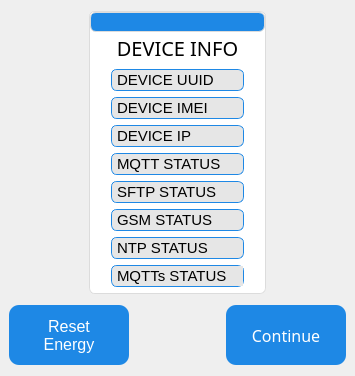
     <widget class="QWidget" name="page">
      <layout class="QVBoxLayout" name="verticalLayout_15">
       <property name="leftMargin">
        <number>9</number>
       </property>
       <property name="rightMargin">
        <number>9</number>
       </property>
       <item>
        <layout class="QVBoxLayout" name="verticalLayout_3">
         <property name="leftMargin">
          <number>80</number>
         </property>
         <property name="rightMargin">
          <number>80</number>
         </property>
         <item>
          <widget class="QFrame" name="DeviceInfoFrame">
           <property name="styleSheet">
            <string notr="true">background: white;                /* White background */
    border: 1px solid #dcdcdc;        /* Light grey border */
    border-radius: 6px;</string>
           </property>
           <layout class="QVBoxLayout" name="verticalLayout_2">
            <property name="spacing">
             <number>0</number>
            </property>
            <property name="leftMargin">
             <number>0</number>
            </property>
            <property name="topMargin">
             <number>0</number>
            </property>
            <property name="rightMargin">
             <number>0</number>
            </property>
            <property name="bottomMargin">
             <number>0</number>
            </property>
            <item>
             <widget class="QLabel" name="label_2">
              <property name="sizePolicy">
               <sizepolicy hsizetype="Preferred" vsizetype="Fixed">
                <horstretch>0</horstretch>
                <verstretch>0</verstretch>
               </sizepolicy>
              </property>
              <property name="maximumSize">
               <size>
                <width>16777215</width>
                <height>20</height>
               </size>
              </property>
              <property name="focusPolicy">
               <enum>Qt::StrongFocus</enum>
              </property>
              <property name="styleSheet">
               <string notr="true">background-color: #1E88E5;        /* Blue strip at the top */
    color: white;                     /* White text */
    font-size: 16px;
    font-weight: bold;
    padding: 6px;
    border-top-left-radius: 6px;
    border-top-right-radius: 6px;</string>
              </property>
              <property name="text">
               <string/>
              </property>
              <property name="alignment">
               <set>Qt::AlignCenter</set>
              </property>
             </widget>
            </item>
            <item>
             <widget class="QFrame" name="verticalFrame">
              <property name="styleSheet">
               <string notr="true">background: white;                /* White background */
    border: 1px solid #ffffff;        /* Light grey border */
    border-radius: 6px; </string>
              </property>
              <layout class="QVBoxLayout" name="verticalLayout">
               <property name="spacing">
                <number>6</number>
               </property>
               <property name="leftMargin">
                <number>20</number>
               </property>
               <property name="topMargin">
                <number>0</number>
               </property>
               <property name="rightMargin">
                <number>20</number>
               </property>
               <property name="bottomMargin">
                <number>5</number>
               </property>
               <item>
                <widget class="QLabel" name="label_3">
                 <property name="font">
                  <font>
                   <family>Gilroy</family>
                   <pointsize>15</pointsize>
                  </font>
                 </property>
                 <property name="styleSheet">
                  <string notr="true">border-color: rgb(255, 255, 255);</string>
                 </property>
                 <property name="text">
                  <string>DEVICE INFO</string>
                 </property>
                 <property name="alignment">
                  <set>Qt::AlignCenter</set>
                 </property>
                </widget>
               </item>
               <item>
                <widget class="QFrame" name="horizontalFrame">
                 <property name="styleSheet">
                  <string notr="true">background: #e6e6e6;              /* Light grey box for info rows */
    border: 1px solid #1E88E5;        /* Blue thin border */
    border-radius: 6px;
    font-size: 15px;
    color: black;</string>
                 </property>
                 <layout class="QHBoxLayout" name="horizontalLayout_2">
                  <property name="spacing">
                   <number>0</number>
                  </property>
                  <property name="leftMargin">
                   <number>0</number>
                  </property>
                  <property name="topMargin">
                   <number>0</number>
                  </property>
                  <property name="rightMargin">
                   <number>0</number>
                  </property>
                  <property name="bottomMargin">
                   <number>0</number>
                  </property>
                  <item>
                   <widget class="QLabel" name="label_8">
                    <property name="font">
                     <font>
                      <pointsize>-1</pointsize>
                     </font>
                    </property>
                    <property name="styleSheet">
                     <string notr="true">border-color: rgb(230, 230, 230);</string>
                    </property>
                    <property name="text">
                     <string>DEVICE UUID</string>
                    </property>
                   </widget>
                  </item>
                  <item>
                   <widget class="QLabel" name="uuid">
                    <property name="styleSheet">
                     <string notr="true">border-color: rgb(230, 230, 230);</string>
                    </property>
                    <property name="text">
                     <string/>
                    </property>
                    <property name="alignment">
                     <set>Qt::AlignRight|Qt::AlignTrailing|Qt::AlignVCenter</set>
                    </property>
                   </widget>
                  </item>
                 </layout>
                </widget>
               </item>
               <item>
                <widget class="QFrame" name="horizontalFrame_2">
                 <property name="styleSheet">
                  <string notr="true">background: #e6e6e6;              /* Light grey box for info rows */
    border: 1px solid #1E88E5;        /* Blue thin border */
    border-radius: 6px;
    font-size: 15px;
    color: black;</string>
                 </property>
                 <layout class="QHBoxLayout" name="horizontalLayout_3">
                  <property name="spacing">
                   <number>0</number>
                  </property>
                  <property name="leftMargin">
                   <number>0</number>
                  </property>
                  <property name="topMargin">
                   <number>0</number>
                  </property>
                  <property name="rightMargin">
                   <number>0</number>
                  </property>
                  <property name="bottomMargin">
                   <number>0</number>
                  </property>
                  <item>
                   <widget class="QLabel" name="label_10">
                    <property name="styleSheet">
                     <string notr="true">border-color: rgb(230, 230, 230);</string>
                    </property>
                    <property name="text">
                     <string>DEVICE IMEI</string>
                    </property>
                   </widget>
                  </item>
                  <item>
                   <widget class="QLabel" name="imei">
                    <property name="styleSheet">
                     <string notr="true">border-color: rgb(230, 230, 230);</string>
                    </property>
                    <property name="text">
                     <string/>
                    </property>
                    <property name="alignment">
                     <set>Qt::AlignRight|Qt::AlignTrailing|Qt::AlignVCenter</set>
                    </property>
                   </widget>
                  </item>
                 </layout>
                </widget>
               </item>
               <item>
                <widget class="QFrame" name="horizontalFrame_3">
                 <property name="styleSheet">
                  <string notr="true">background: #e6e6e6;              /* Light grey box for info rows */
    border: 1px solid #1E88E5;        /* Blue thin border */
    border-radius: 6px;
    font-size: 15px;
    color: black;</string>
                 </property>
                 <layout class="QHBoxLayout" name="horizontalLayout_4">
                  <property name="spacing">
                   <number>0</number>
                  </property>
                  <property name="leftMargin">
                   <number>0</number>
                  </property>
                  <property name="topMargin">
                   <number>0</number>
                  </property>
                  <property name="rightMargin">
                   <number>0</number>
                  </property>
                  <property name="bottomMargin">
                   <number>0</number>
                  </property>
                  <item>
                   <widget class="QLabel" name="label_12">
                    <property name="styleSheet">
                     <string notr="true">border-color: rgb(230, 230, 230);</string>
                    </property>
                    <property name="text">
                     <string>DEVICE IP</string>
                    </property>
                   </widget>
                  </item>
                  <item>
                   <widget class="QLabel" name="ip">
                    <property name="styleSheet">
                     <string notr="true">border-color: rgb(230, 230, 230);</string>
                    </property>
                    <property name="text">
                     <string/>
                    </property>
                    <property name="alignment">
                     <set>Qt::AlignRight|Qt::AlignTrailing|Qt::AlignVCenter</set>
                    </property>
                   </widget>
                  </item>
                 </layout>
                </widget>
               </item>
               <item>
                <widget class="QFrame" name="horizontalFrame_4">
                 <property name="styleSheet">
                  <string notr="true">background: #e6e6e6;              /* Light grey box for info rows */
    border: 1px solid #1E88E5;        /* Blue thin border */
    border-radius: 6px;
    font-size: 15px;
    color: black;</string>
                 </property>
                 <layout class="QHBoxLayout" name="horizontalLayout_5">
                  <property name="spacing">
                   <number>0</number>
                  </property>
                  <property name="leftMargin">
                   <number>0</number>
                  </property>
                  <property name="topMargin">
                   <number>0</number>
                  </property>
                  <property name="rightMargin">
                   <number>0</number>
                  </property>
                  <property name="bottomMargin">
                   <number>0</number>
                  </property>
                  <item>
                   <widget class="QLabel" name="label_14">
                    <property name="styleSheet">
                     <string notr="true">border-color: rgb(230, 230, 230);</string>
                    </property>
                    <property name="text">
                     <string>MQTT STATUS</string>
                    </property>
                   </widget>
                  </item>
                  <item>
                   <widget class="QLabel" name="mqtt">
                    <property name="styleSheet">
                     <string notr="true">border-color: rgb(230, 230, 230);</string>
                    </property>
                    <property name="text">
                     <string/>
                    </property>
                    <property name="alignment">
                     <set>Qt::AlignRight|Qt::AlignTrailing|Qt::AlignVCenter</set>
                    </property>
                   </widget>
                  </item>
                 </layout>
                </widget>
               </item>
               <item>
                <widget class="QFrame" name="horizontalFrame_5">
                 <property name="styleSheet">
                  <string notr="true">background: #e6e6e6;              /* Light grey box for info rows */
    border: 1px solid #1E88E5;        /* Blue thin border */
    border-radius: 6px;
    font-size: 15px;
    color: black;</string>
                 </property>
                 <layout class="QHBoxLayout" name="horizontalLayout_7">
                  <property name="spacing">
                   <number>0</number>
                  </property>
                  <property name="leftMargin">
                   <number>0</number>
                  </property>
                  <property name="topMargin">
                   <number>0</number>
                  </property>
                  <property name="rightMargin">
                   <number>0</number>
                  </property>
                  <property name="bottomMargin">
                   <number>0</number>
                  </property>
                  <item>
                   <widget class="QLabel" name="label_16">
                    <property name="styleSheet">
                     <string notr="true">border-color: rgb(230, 230, 230);</string>
                    </property>
                    <property name="text">
                     <string>SFTP STATUS</string>
                    </property>
                   </widget>
                  </item>
                  <item>
                   <widget class="QLabel" name="sftp">
                    <property name="styleSheet">
                     <string notr="true">border-color: rgb(230, 230, 230);</string>
                    </property>
                    <property name="text">
                     <string/>
                    </property>
                    <property name="alignment">
                     <set>Qt::AlignRight|Qt::AlignTrailing|Qt::AlignVCenter</set>
                    </property>
                   </widget>
                  </item>
                 </layout>
                </widget>
               </item>
               <item>
                <widget class="QFrame" name="horizontalFrame_6">
                 <property name="styleSheet">
                  <string notr="true">background: #e6e6e6;              /* Light grey box for info rows */
    border: 1px solid #1E88E5;        /* Blue thin border */
    border-radius: 6px;
    font-size: 15px;
    color: black;</string>
                 </property>
                 <layout class="QHBoxLayout" name="horizontalLayout_13">
                  <property name="spacing">
                   <number>0</number>
                  </property>
                  <property name="leftMargin">
                   <number>0</number>
                  </property>
                  <property name="topMargin">
                   <number>0</number>
                  </property>
                  <property name="rightMargin">
                   <number>0</number>
                  </property>
                  <property name="bottomMargin">
                   <number>0</number>
                  </property>
                  <item>
                   <widget class="QLabel" name="label_17">
                    <property name="styleSheet">
                     <string notr="true">border-color: rgb(230, 230, 230);</string>
                    </property>
                    <property name="text">
                     <string>GSM STATUS</string>
                    </property>
                   </widget>
                  </item>
                  <item>
                   <widget class="QLabel" name="gsm">
                    <property name="styleSheet">
                     <string notr="true">border-color: rgb(230, 230, 230);</string>
                    </property>
                    <property name="text">
                     <string/>
                    </property>
                    <property name="alignment">
                     <set>Qt::AlignRight|Qt::AlignTrailing|Qt::AlignVCenter</set>
                    </property>
                   </widget>
                  </item>
                 </layout>
                </widget>
               </item>
               <item>
                <widget class="QFrame" name="horizontalFrame">
                 <property name="styleSheet">
                  <string notr="true">background: #e6e6e6;              /* Light grey box for info rows */
    border: 1px solid #1E88E5;        /* Blue thin border */
    border-radius: 6px;
    font-size: 15px;
    color: black;</string>
                 </property>
                 <layout class="QHBoxLayout" name="horizontalLayout_6">
                  <property name="spacing">
                   <number>0</number>
                  </property>
                  <property name="leftMargin">
                   <number>0</number>
                  </property>
                  <property name="topMargin">
                   <number>0</number>
                  </property>
                  <property name="rightMargin">
                   <number>0</number>
                  </property>
                  <property name="bottomMargin">
                   <number>0</number>
                  </property>
                  <item>
                   <widget class="QLabel" name="label_4">
                    <property name="styleSheet">
                     <string notr="true">border-color: rgb(230, 230, 230);</string>
                    </property>
                    <property name="text">
                     <string>NTP STATUS</string>
                    </property>
                    <property name="textFormat">
                     <enum>Qt::PlainText</enum>
                    </property>
                   </widget>
                  </item>
                  <item>
                   <widget class="QLabel" name="ntp">
                    <property name="styleSheet">
                     <string notr="true">border-color: rgb(230, 230, 230);</string>
                    </property>
                    <property name="text">
                     <string/>
                    </property>
                    <property name="alignment">
                     <set>Qt::AlignRight|Qt::AlignTrailing|Qt::AlignVCenter</set>
                    </property>
                   </widget>
                  </item>
                 </layout>
                </widget>
               </item>
               <item>
                <widget class="QFrame" name="horizontalFrame">
                 <property name="styleSheet">
                  <string notr="true">background: #e6e6e6;              /* Light grey box for info rows */
    border: 1px solid #1E88E5;        /* Blue thin border */
    border-radius: 6px;
    font-size: 15px;
    color: black;</string>
                 </property>
                 <layout class="QHBoxLayout" name="horizontalLayout_8">
                  <property name="spacing">
                   <number>0</number>
                  </property>
                  <property name="leftMargin">
                   <number>0</number>
                  </property>
                  <property name="topMargin">
                   <number>0</number>
                  </property>
                  <property name="rightMargin">
                   <number>0</number>
                  </property>
                  <property name="bottomMargin">
                   <number>0</number>
                  </property>
                  <item>
                   <widget class="QLabel" name="label_7">
                    <property name="styleSheet">
                     <string notr="true">border-color: rgb(230, 230, 230);</string>
                    </property>
                    <property name="text">
                     <string>MQTTs STATUS</string>
                    </property>
                    <property name="textFormat">
                     <enum>Qt::PlainText</enum>
                    </property>
                   </widget>
                  </item>
                  <item>
                   <widget class="QLabel" name="mqtts">
                    <property name="styleSheet">
                     <string notr="true">border-color: rgb(230, 230, 230);</string>
                    </property>
                    <property name="text">
                     <string/>
                    </property>
                    <property name="alignment">
                     <set>Qt::AlignRight|Qt::AlignTrailing|Qt::AlignVCenter</set>
                    </property>
                   </widget>
                  </item>
                 </layout>
                </widget>
               </item>
              </layout>
             </widget>
            </item>
           </layout>
          </widget>
         </item>
        </layout>
       </item>
       <item>
        <widget class="QFrame" name="horizontalFrame_2">
         <property name="sizePolicy">
          <sizepolicy hsizetype="Preferred" vsizetype="Fixed">
           <horstretch>0</horstretch>
           <verstretch>0</verstretch>
          </sizepolicy>
         </property>
         <layout class="QHBoxLayout" name="horizontalLayout_25">
          <property name="spacing">
           <number>6</number>
          </property>
          <property name="leftMargin">
           <number>0</number>
          </property>
          <property name="topMargin">
           <number>5</number>
          </property>
          <property name="rightMargin">
           <number>0</number>
          </property>
          <property name="bottomMargin">
           <number>0</number>
          </property>
          <item>
           <widget class="QPushButton" name="resetEnergy_Btn">
            <property name="minimumSize">
             <size>
              <width>120</width>
              <height>60</height>
             </size>
            </property>
            <property name="maximumSize">
             <size>
              <width>120</width>
              <height>60</height>
             </size>
            </property>
            <property name="styleSheet">
             <string notr="true">QPushButton {
    background-color: #1E88E5;   /* Blue */
    color: white;               /* White text */
    border: none;               /* No border line */
    border-radius: 10px;        /* Rounded corners */
    padding: 6px 20px;          /* Spacing inside */
    font-size: 16px;            /* Font size */
}

QPushButton:hover {
    background-color: #1565C0;  /* Darker blue on hover */
}

QPushButton:pressed {
    background-color: #0D47A1;  /* Darkest blue when pressed */
}
QPushButton:focus {
    outline: none;                 /* Remove dotted border */
    background-color: #074475;     /* Brighter blue highlight */
    border: 2px solid black;       /* White glow/border */
}</string>
            </property>
            <property name="text">
             <string>Reset
Energy</string>
            </property>
           </widget>
          </item>
          <item>
           <spacer name="horizontalSpacer_6">
            <property name="orientation">
             <enum>Qt::Horizontal</enum>
            </property>
            <property name="sizeHint" stdset="0">
             <size>
              <width>40</width>
              <height>20</height>
             </size>
            </property>
           </spacer>
          </item>
          <item>
           <widget class="QPushButton" name="continue_btn">
            <property name="sizePolicy">
             <sizepolicy hsizetype="Fixed" vsizetype="Fixed">
              <horstretch>0</horstretch>
              <verstretch>0</verstretch>
             </sizepolicy>
            </property>
            <property name="minimumSize">
             <size>
              <width>120</width>
              <height>60</height>
             </size>
            </property>
            <property name="maximumSize">
             <size>
              <width>120</width>
              <height>60</height>
             </size>
            </property>
            <property name="font">
             <font>
              <family>Gilroy</family>
              <pointsize>-1</pointsize>
             </font>
            </property>
            <property name="focusPolicy">
             <enum>Qt::TabFocus</enum>
            </property>
            <property name="styleSheet">
             <string notr="true">QPushButton {
    background-color: #1E88E5;   /* Blue */
    color: white;               /* White text */
    border: none;               /* No border line */
    border-radius: 10px;        /* Rounded corners */
    padding: 6px 20px;          /* Spacing inside */
    font-size: 16px;            /* Font size */
}

QPushButton:hover {
    background-color: #1565C0;  /* Darker blue on hover */
}

QPushButton:pressed {
    background-color: #0D47A1;  /* Darkest blue when pressed */
}
QPushButton:focus {
    outline: none;                 /* Remove dotted border */
    background-color: #074475;     /* Brighter blue highlight */
    border: 2px solid black;       /* White glow/border */
}</string>
            </property>
            <property name="text">
             <string>Continue</string>
            </property>
           </widget>
          </item>
         </layout>
        </widget>
       </item>
      </layout>
     </widget>
